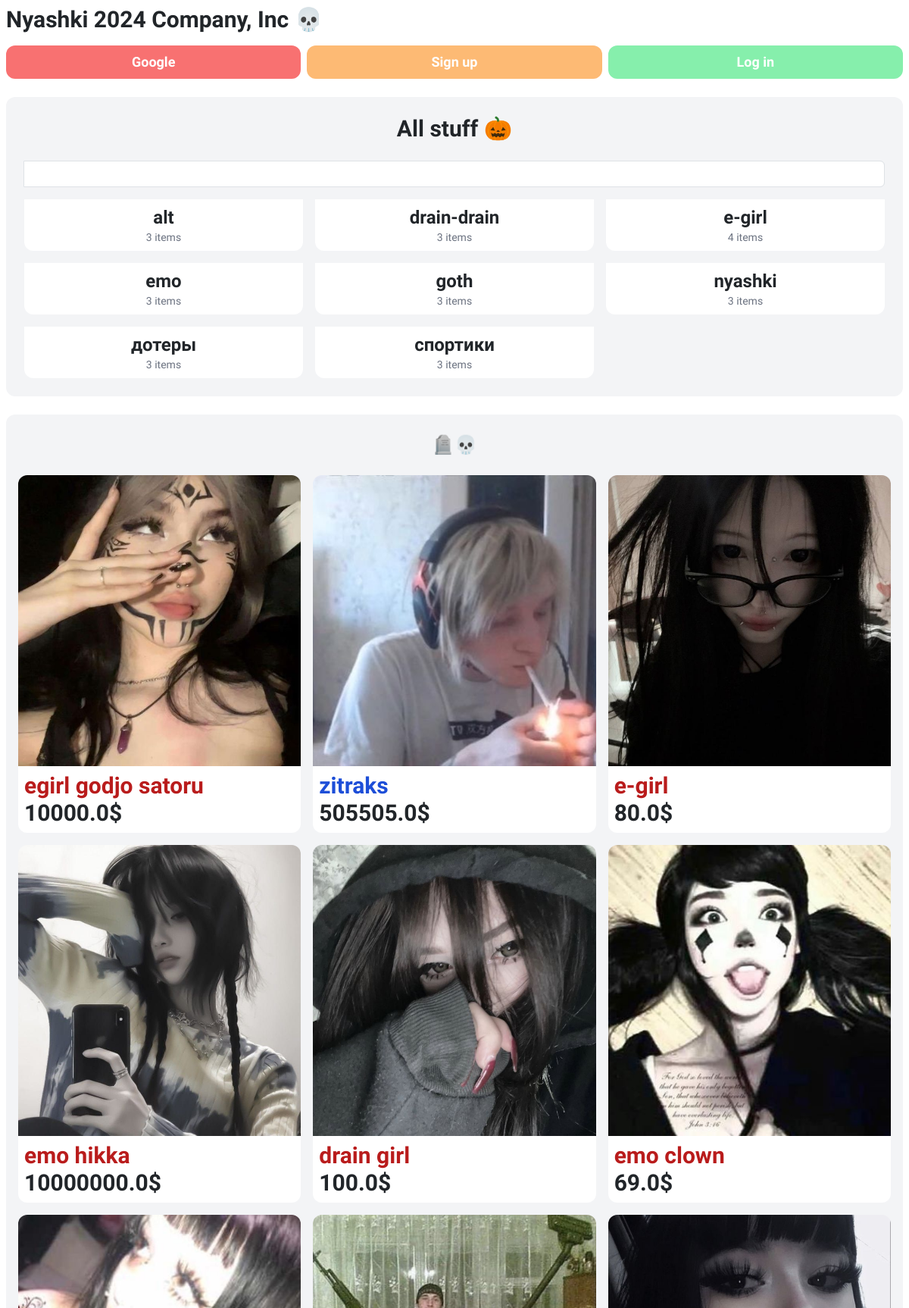
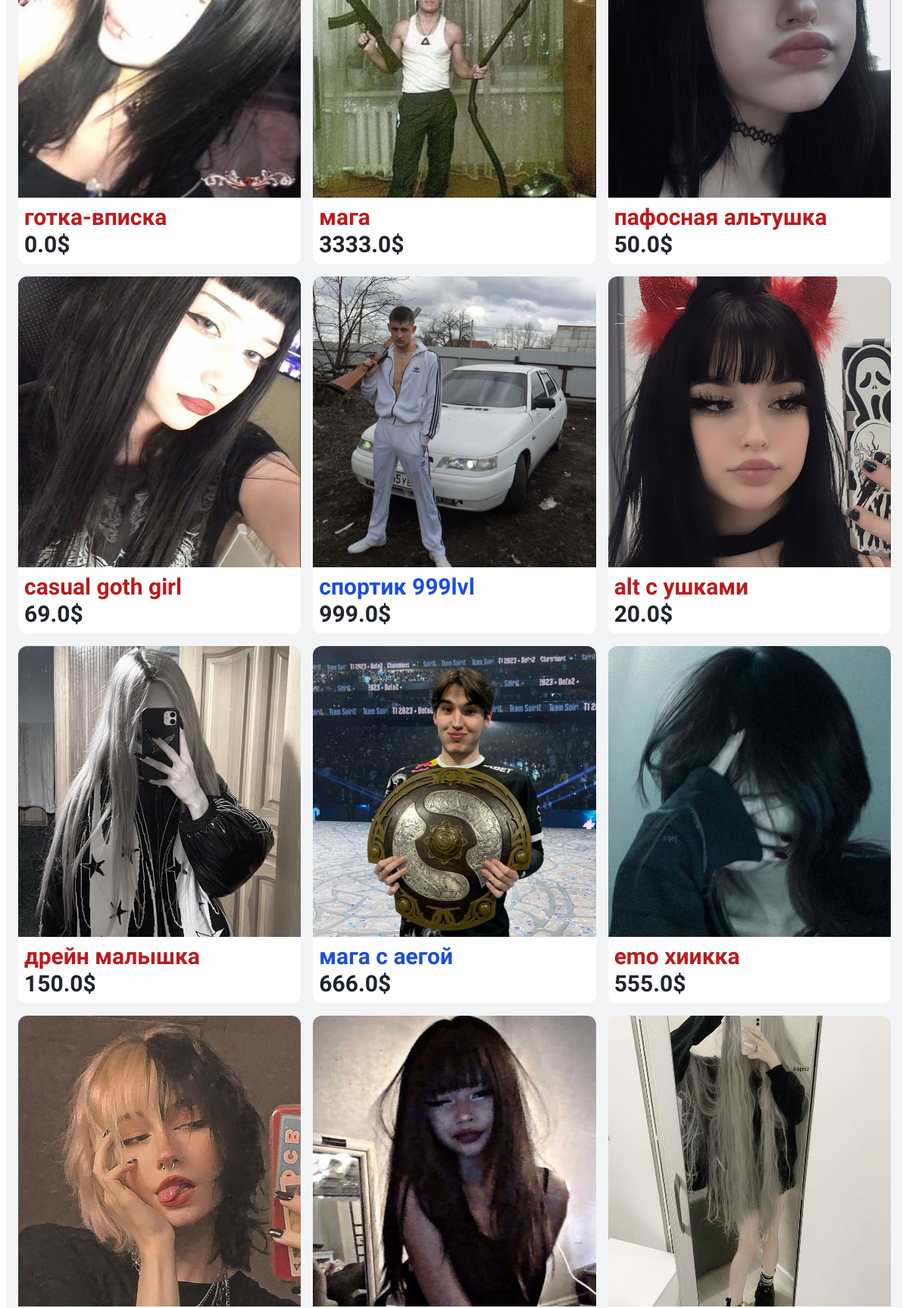
The page / (upper part) on the database its author committed (2 pictures, top to bottom).
### item/models.py (models this page shows, shortened)
class Category(models.Model):
    name = models.CharField(max_length=255)
    class Meta:
        ordering = ('name',)
        verbose_name_plural = 'Categories'

class Item(models.Model):
    category = models.ForeignKey(Category, related_name='items', on_delete=models.CASCADE)
    name = models.CharField(max_length=255)
    description = models.TextField(blank=True, null=True)
    price = models.FloatField()
    image = models.ImageField(upload_to='item_images', blank=True, null=True)
    is_sold = models.BooleanField(default=False)
    created_at = models.DateTimeField(auto_now_add=True)
    users = models.ManyToManyField(User, related_name='items', blank=True)
    gender = models.CharField(max_length=1, choices=gender_choice)
    comments = models.ManyToManyField(Comment)

### core/views.py (the view)
# urls.py: path('', views.index, name='index'),
def index(request):
    items = Item.objects.filter(is_sold=False)
    categories = Category.objects.all()
    gender = ''
    if "gender" not in request.session:
        gender = 'ALL'
    else:
        gender = request.session["gender"]
    if gender != 'ALL':
        items = items.filter(gender=gender)
    return render(request, 'core/index.html', {
        'categories': categories,
        'items': sorted(items, key=lambda x: random.random()),
        'name_category' : '🪦💀',
        'gender': gender,
        'show_login': True
    })

### core/templates/core/index.html (shortened to what this page needs)
{% extends 'core/base.html' %}
{% block content %}
    <div class="mt-4 px-6 py-4 bg-gray-100 rounded-xl dark:bg-zinc-500">
        <h2 class="mb-4 text-3xl text-center font-semibold dark:text-white"><a href="/"> All stuff 🎃</a></h2>
        <form method="get" action="{% url 'item:items' %}">
            <div class="input-group mb-3">
                {%if query%}
                    <input name="query" type="text" class="form-control" autofocus value="{{query}}">
                {%else%}
                    <input name="query" type="text" class="form-control" autofocus>
                {%endif%}
              </div>
        </form>
        <div class="grid grid-cols-3 gap-3">
            {% for category in categories %}
                <div>
                    <a href="{% url 'core:category' category.id %}">
                        <div class="p-2 bg-white rounded-b-xl text-center dark:text-black">
                            <h2 class="text-md md:text-2xl font-semibold">{{ category.name }}</h2>
                            <p class="text-gray-500 text-sm">{{ category.items.count }} items</p>
                        </div>
                    </a>
                </div>
            {% endfor %}
        </div>
    </div>
    <div class="md:mt-6 mt-4 px-3 md:px-6 md:py-12 py-4 bg-gray-100 rounded-xl dark:bg-zinc-500" id="target-element">
        <h2 class="md:mb-12 mb-4 text-2xl text-center font-semibold">{{ name_category }}</h2>
        <div class="grid grid-cols-3 gap-3">
            {% for item in items %}
                <div>
                    <a href="{% url 'item:detail' item.id %}">
                        {% if item.gender == 'W'%}
                            {% if item.image.url %}
                            <div class="bg-image hover-overlay hover-zoom ">
                                <img src="{{ item.image.url }}" class="rounded-t-xl object-cover w-full md:h-96 h-40">
                            </div>
                            {% endif %}
                        {% else %}
                            {% if item.image.url %}
                            <div class="bg-image hover-overlay hover-zoom ">
                                <img src="{{ item.image.url }}" class="rounded-t-xl object-cover w-full md:h-96 h-40">
                            </div>
                            {% endif %}
                        {% endif %}
                        <div class="p-2 bg-white rounded-b-xl">
                                {% if item.gender == 'M'%}
                                <h2 class="md:text-3xl text-md text-blue-700 font-semibold">{{ item.name }}</h2>
                                {% else %}
                                <h2 class="md:text-3xl text-md text-red-700 font-semibold">{{ item.name }}</h2>
                                {% endif %}
                            <strong><p class="text-md md:text-3xl font-semibold">{{ item.price }}$</p></strong>
                        </div>
                    </a>
                </div>
            {% endfor %}
        </div>
    </div>
{% endblock %}

### static/core/css/main.css (style rules this page uses)
body { font-family: Comfortaa; }

### rows shown on the page
Category: name "alt", items.count "3"
Category: name "drain-drain", items.count "3"
Category: name "e-girl", items.count "4"
Category: name "emo", items.count "3"
Category: name "goth", items.count "3"
Category: name "nyashki", items.count "3"
Category: name "дотеры", items.count "3"
Category: name "спортики", items.count "3"
Item: image (picture), name "egirl godjo satoru", price "10000.0"
Item: image (picture), name "zitraks", price "505505.0"
Item: image (picture), name "e-girl", price "80.0"
Item: image (picture), name "emo hikka", price "10000000.0"
Item: image (picture), name "drain girl", price "100.0"
Item: image (picture), name "emo clown", price "69.0"
Item: image (picture), name "готка-вписка", price "0.0"
Item: image (picture), name "мага", price "3333.0"
Item: image (picture), name "пафосная альтушка", price "50.0"
Item: image (picture), name "casual goth girl", price "69.0"
Item: image (picture), name "спортик 999lvl", price "999.0"
Item: image (picture), name "alt с ушками", price "20.0"
Item: image (picture), name "дрейн малышка", price "150.0"
Item: image (picture), name "мага с аегой", price "666.0"
Item: image (picture), name "emo хиикка", price "555.0"
Item: image (picture)
Item: image (picture)
Item: image (picture)

### other values the page prints
{{ name_category }} "🪦💀"
